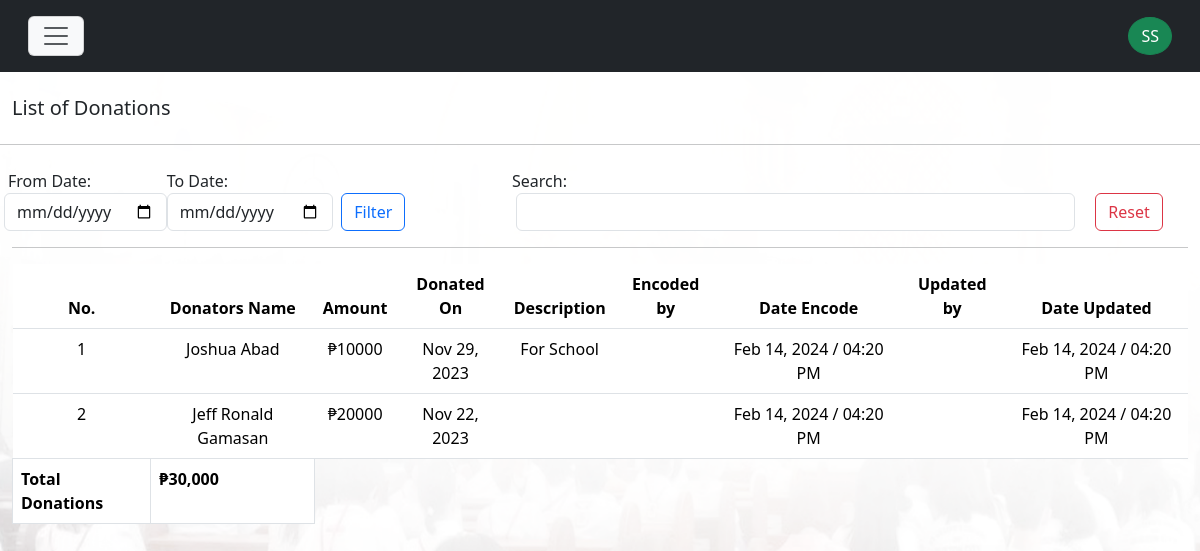
Screenshot of /scred_heart/super_admin/donation.php (signed in) with the database file from the repository.
### tables this page shows
CREATE TABLE `tbl_donate` (
  `donate_id` int(11) NOT NULL,
  `donate_name` varchar(255) DEFAULT NULL,
  `donate_amount` varchar(255) DEFAULT NULL,
  `donate_on` varchar(255) DEFAULT NULL,
  `donate_description` longtext DEFAULT NULL,
  `encoded_by` varchar(255) DEFAULT NULL,
  `date_encoded` varchar(255) DEFAULT NULL,
  `date_updated` varchar(255) DEFAULT NULL,
  `edited_by` varchar(255) DEFAULT NULL
);

### scred_heart/inc/functions.php (called while the page is built, shortened)
<?php
include("conn.php");
$stbl_donate_view = "SELECT *, donate_amount AS total_amount FROM tbl_donate ORDER BY donate_on DESC";
$stbl_donate_list = $conn->query($stbl_donate_view) or die($conn->error);
?>

### scred_heart/super_admin/donation.php (the view, shortened to what this page needs)
<?php
require_once "../inc/functions.php";
?>
<!DOCTYPE html>
<html lang="en">
<?php require_once "template-parts/head.php"; ?>
<body>
<?php
require_once "template-parts/navLogin.php";
?>
<section id="donations">
<div class="container-fluid mt-5">
<div class="row">
<div class="col-md-12 mt-5">
<h5 class="">List of Donations</h5>
</div>
</div>
</div>
<hr>
<div class="container-fluid">
<div class="row mb-md-3 mb-2">
<div class="col-md-5 mb-md-0 mb-3">
	<div class="row mt-2">
			<div class="col-md-4 ps-1 pe-0">
			<label class="ms-1">From Date:</label>
			<input type="date" class="form-control" name="sdonate_from_date" id="sdonate_from_date">
		</div>
		<div class="col-md-4 ps-md-0 ps-1 ps pe-0">
			<label>To Date:</label>
			<input type="date" class="form-control" name="sdonate_to_date" id="sdonate_to_date">
		</div>
		<div class="col-md-4 p-0 mt-4">
			<input type="button" name="sdonate_filter" id="sdonate_filter" class="btn ms-md-2 ms-0 btn-outline-primary" value="Filter">
		</div>
	</div>
</div>
<div class="col-md-7">
<div class="row">
<div class="col-md-12">
	<label class="mt-2">Search:</label>
</div>
</div>
<div class="row">
	<div class="col-md-10">
		<input type="search" id="sgetDonations" class="form-control ms-1 me-2 sgetDonationClass">
	</div>
	<div class="col-md-2">
		<a href="donation" class="mt-md-0 mt-2 text-end text-md-start btn btn-outline-danger" type="bu tton">Reset</a>
	</div>
</div>
</div>
</div>
<hr>
<div class="row">
<div class="col-md-12">
<div class="table-responsive">
<div id="super_showDonationsData">
<table class="table table-hover" id="table-donate">
<thead>
<tr class="text-center">
<th>No.</th>
<th>Donators Name</th>
<th>Amount</th>
<th>Donated On</th>
<th>Description</th>
<th>Encoded by</th>
<th>Date Encode</th>
<th>Updated by</th>
<th>Date Updated</th>
</tr>
</thead>
<tbody>
<?php
	$ctr = 1;
	$peso_sign = "\xE2\x82\xB1";
	$total_amount = 0;
	while ($row_donate = $stbl_donate_list->fetch_assoc()) {
$originalStartTime = $row_donate["donate_on"];
$dateStartTime = new DateTime($originalStartTime);
$formatDateStartTime = $dateStartTime->format("M d, Y");
$origDateEncoded = $row_donate["date_encoded"];
$origDateTime = new DateTime($origDateEncoded);
$dateEncode = $origDateTime->format("M d, Y / h:i A");
$origUpdateDate = $row_donate["date_updated"];
$origUpdateDateTime = new DateTime($origUpdateDate);
$dateUpdate = $origUpdateDateTime->format("M d, Y / h:i A");
$total_amount += $row_donate["donate_amount"]
?>
<tr class="text-center">
<td><?= $ctr; ?></td>
<td><?= $row_donate["donate_name"]; ?></td>
<td><?= $peso_sign.$row_donate["donate_amount"]; ?></td>
<td><?= $formatDateStartTime; ?></td>
<td><?= $row_donate["donate_description"]; ?></td>
<td><?= $row_donate["encoded_by"] ?></td>
<td><?= $dateEncode; ?></td>
<td><?= $row_donate["edited_by"]; ?></td>
<td><?= $dateUpdate ?></td>
</tr>
<?php
	$ctr++;
	}
?>
<tr>
	<th class="border">Total Donations</th>
	<td class="border fw-bolder">
	<?php
		echo $peso_sign.number_format($total_amount);
	?>
	</td>
</tr>
</tbody>
</table>
</div>
</div>
</div>
</div>
</div>
</section>
</body>
</html>

### scred_heart/super_admin/css/custom.css (style rules this page uses)
:root { --sofia: "Sofia", sans-serif; --arial: Arial; --tang: "Tangerine", serif; --Comic: "Comic Sans MS", cursive, sans-serif; --Roman: times new roman; --cursive: cursive; --bgGradient: linear-gradient(132deg, rgb(0,0,0), #8d8686); --yellowish: #a0e11f; --maroon: rgba(230,16,16,0.85); --blackish: rgba(0,0,0,0.71); --verdigis: #50a2a7; --divBackground: rgba(22, 22, 21, .6); --menuBackground: rgba(192, 146, 49, .8); --whiteBackground: rgba(251, 244, 248, .9); --stroke: rgb(19, 20, 21) 4px 0px 0px, rgb(19, 20, 21) 3.87565px 0.989616px 0px, rgb(19, 20, 21) 3.51033px 1.9177px 0px, rgb(19, 20, 21) 2.92676px 2.72656px 0px, rgb(19, 20, 21) 2.16121px 3.36588px 0px, rgb(19, 20, 21) 1.26129px 3.79594px 0px, rgb(19, 20, 21) 0.282949px 3.98998px 0px, rgb(19, 20, 21) -0.712984px 3.93594px 0px, rgb(19, 20, 21) -1.66459px 3.63719px 0px, rgb(19, 20, 21) -2.51269px 3.11229px 0px, rgb(19, 20, 21) -3.20457px 2.39389px 0px, rgb(19, 20, 21) -3.69721px 1.52664px 0px, rgb(19, 20, 21) -3.95997px 0.56448px 0px, rgb(19, 20, 21) -3.97652px -0.432781px 0px, rgb(19, 20, 21) -3.74583px -1.40313px 0px, rgb(19, 20, 21) -3.28224px -2.28625px 0px, rgb(19, 20, 21) -2.61457px -3.02721px 0px, rgb(19, 20, 21) -1.78435px -3.57996px 0px, rgb(19, 20, 21) -0.843183px -3.91012px 0px, rgb(19, 20, 21) 0.150409px -3.99717px 0px, rgb(19, 20, 21) 1.13465px -3.8357px 0px, rgb(19, 20, 21) 2.04834px -3.43574px 0px, rgb(19, 20, 21) 2.83468px -2.82216px 0px, rgb(19, 20, 21) 3.44477px -2.03312px 0px, rgb(19, 20, 21) 3.84068px -1.11766px 0px, rgb(19, 20, 21) 3.9978px -0.132717px 0px;; }
html,body { margin: 0; padding: 0; max-width: 100%; scroll-behavior: smooth; box-sizing: border-box; }

### rows the page displays
tbl_donate: donate_name "Joshua Abad", donate_amount "10000", donate_on "Nov 29, 2023", donate_description "For School", dateEncode "Feb 14, 2024 / 04:20 PM", dateUpdate "Feb 14, 2024 / 04:20 PM"
tbl_donate: donate_name "Jeff Ronald Gamasan", donate_amount "20000", donate_on "Nov 22, 2023", dateEncode "Feb 14, 2024 / 04:20 PM", dateUpdate "Feb 14, 2024 / 04:20 PM"

### other values shown
$initials "SS"
$peso_sign "₱"
$total_amount "30,000"
